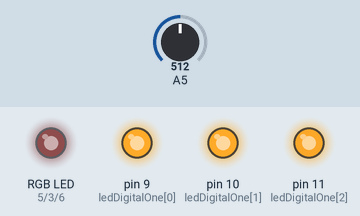
Recording of a sketch running on a simulated Arduino Uno, built with avr-gcc and run on an emulated ATmega328P. Parts: an RGB LED mixed from three pins (HIGH = lit), output pins drawn as LEDs (lit = HIGH). Inputs (shaded band) come from the test bench; at power-on: A5 = 512. Dim RGB values are drawn brighter than linear; what the sketch prints to the serial monitor is not drawn.

Above: at 3.76 s.
4.3 s: A5 set to 1023
At 6.48 s:
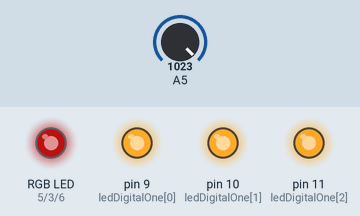
7.3 s: A5 set to 900
At 8.31 s:
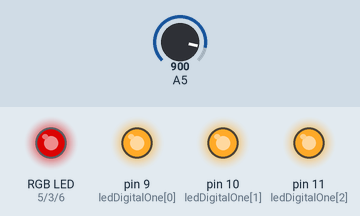
Timing chart, 0 to 18.1 s (numbered marks = the images above; inputs shaded):
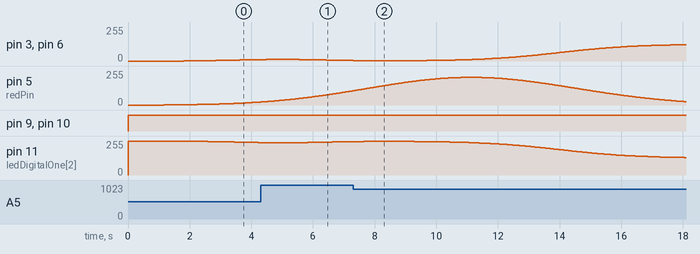

The sketch:

Multicolor_LED_Exponentials_Demo.ino
```cpp
#include <Time.h>

//RGB LED pins
int ledDigitalOne[] = {9, 10, 11}; //9 = redPin, 10 = greenPin, 11 = bluePin
int bluePin = 6;
int redPin = 5;
int greenPin = 3;

const boolean ON = LOW;
const boolean OFF = HIGH;

void setup(){
  for(int i = 0; i < 3; i++){
   pinMode(ledDigitalOne[i], OUTPUT);   //Set the three LED pins as outputs
  }
  pinMode(bluePin, OUTPUT);
  pinMode(greenPin, OUTPUT);
  pinMode(redPin, OUTPUT);
  Serial.begin(9600);
}

void loop(){
  float max_range = 1023.0;
  float seconds = (float(millis())/1000.0);
  float range_conversion = max_range/8.0;

  float red = 1023-(((exp(-pow(((seconds-10.0)/5.0),2.0))*(seconds/6.5)))*range_conversion);
  float green = 1023-(((1.0/(1.0+exp(-((seconds-14.0)/1.25)))+0.1*exp(-pow(((seconds-5.0)/2.0),2))))*range_conversion);
  float blue = 1023-(((1.0/(1.0+exp(-((seconds-14.0)/1.25)))+0.1*exp(-pow(((seconds-5.0)/2.0),2))))*range_conversion);

  analogWrite(bluePin, 1023-blue);
  analogWrite(redPin, 1023-red);
  analogWrite(greenPin, 1023-green);

  analogWrite(ledDigitalOne[0], red);
  analogWrite(ledDigitalOne[1], green);
  analogWrite(ledDigitalOne[2], blue);

  Serial.println(analogRead(redPin));

}
```

Measured:
- by itself, pin 5 (redPin): rises from 107/255 to 208/255 in 3.7 s, then falls to 25/255 in 7.0 s
- by itself, pin 11 (ledDigitalOne[2]): rises from 250/255 to 252/255 in 0.35 s, then falls to 131/255 in 10.4 s
